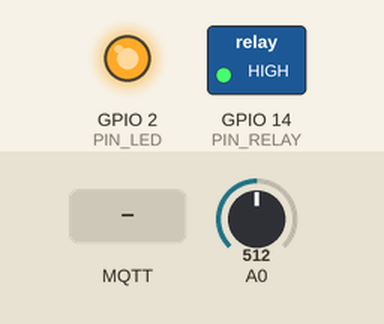
Simulated run of this program. Board: ESP8266 (Wemos D1 mini). Parts: switched loads named in the program (green lamp = pin HIGH), output pins drawn as LEDs (lit = HIGH). The test bench sets the inputs (shaded band); at power-on: A0 = 512. WiFi joins after 1.5 s; servers stay silent unless stated; no MQTT or app messages arrive unless stated; what the program prints to the serial monitor is not drawn.

Above: at 1.7 s.
1.8 s: MQTT message "ON" arrives on the first subscribed topic
At 3.7 s:
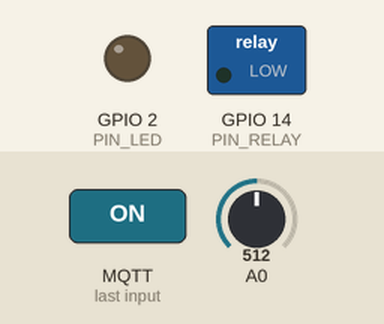
4.0 s: MQTT message "1" arrives on the first subscribed topic
At 5.3 s:
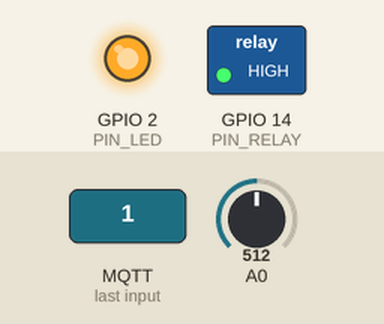
Timing chart, 0 to 7.0 s (numbered marks = the images above; inputs shaded):
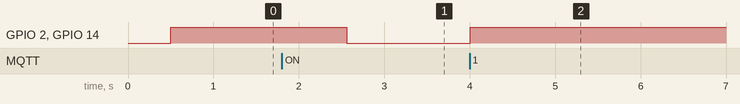

Measured:
- after the input at 1.8 s, GPIO 2 (PIN_LED), GPIO 14 (PIN_RELAY): HIGH → LOW after 0.76 s
- after the input at 4.0 s, GPIO 2 (PIN_LED), GPIO 14 (PIN_RELAY): LOW → HIGH at once

The program:

main.cpp
```cpp
#include <Arduino.h>
#include <ESP8266WiFi.h>
#include <PubSubClient.h>
#include "config.h"

// ─────────────────────────────────────────────────────────────────────
// Globals
// ─────────────────────────────────────────────────────────────────────

WiFiClient   wifiClient;
PubSubClient mqtt(wifiClient);

bool lightOn = false;

unsigned long mqttLastAttempt = 0;
unsigned long wifiLastAttempt = 0;
unsigned long lastLuxAt       = 0;

// ─────────────────────────────────────────────────────────────────────
// Light control
// ─────────────────────────────────────────────────────────────────────

void applyLightState(bool on) {
    lightOn = on;
    digitalWrite(PIN_RELAY, on ? RELAY_ON_LEVEL : !RELAY_ON_LEVEL);
    // Built-in LED mirrors state (active LOW — invert the logic)
    digitalWrite(PIN_LED, on ? LOW : HIGH);
    Serial.printf("[Light] %s\n", on ? "ON" : "OFF");
}

void publishLightState() {
    mqtt.publish(TOPIC_LIGHT_STATE, lightOn ? "ON" : "OFF", /*retain=*/true);
    Serial.printf("[MQTT] %s -> %s\n", TOPIC_LIGHT_STATE, lightOn ? "ON" : "OFF");
}

// ─────────────────────────────────────────────────────────────────────
// MQTT callback — receives room/light/cmd
// ─────────────────────────────────────────────────────────────────────

void onMessage(char *topic, byte *payload, unsigned int length) {
    String msg;
    for (unsigned int i = 0; i < length; i++) msg += (char)payload[i];
    msg.trim();
    Serial.printf("[MQTT] %s <- %s\n", topic, msg.c_str());

    if (String(topic) == TOPIC_LIGHT_CMD) {
        bool wantOn = (msg == "ON");
        if (wantOn != lightOn) {
            applyLightState(wantOn);
            publishLightState();
        }
    }
}

// ─────────────────────────────────────────────────────────────────────
// WiFi
// ─────────────────────────────────────────────────────────────────────

void connectWiFi() {
    if (WiFi.status() == WL_CONNECTED) return;

    unsigned long now = millis();
    if (now - wifiLastAttempt < WIFI_RETRY_MS) return;
    wifiLastAttempt = now;

    Serial.printf("[WiFi] Connecting to %s", WIFI_SSID);
    WiFi.mode(WIFI_STA);
    WiFi.begin(WIFI_SSID, WIFI_PASSWORD);

    unsigned long deadline = millis() + 10000;
    while (WiFi.status() != WL_CONNECTED && millis() < deadline) {
        delay(250);
        Serial.print(".");
    }
    if (WiFi.status() == WL_CONNECTED) {
        Serial.printf("\n[WiFi] Connected — IP: %s  RSSI: %d dBm\n",
                      WiFi.localIP().toString().c_str(), WiFi.RSSI());
    } else {
        Serial.printf("\n[WiFi] Failed — retry in %ds\n", WIFI_RETRY_MS / 1000);
    }
}

// ─────────────────────────────────────────────────────────────────────
// MQTT
// ─────────────────────────────────────────────────────────────────────

void connectMQTT() {
    if (mqtt.connected()) return;
    if (WiFi.status() != WL_CONNECTED) return;

    unsigned long now = millis();
    if (now - mqttLastAttempt < MQTT_RETRY_MS) return;
    mqttLastAttempt = now;

    Serial.printf("[MQTT] Connecting to %s:%d… ", MQTT_BROKER, MQTT_PORT);
    if (mqtt.connect(MQTT_CLIENT_ID)) {
        Serial.printf("OK (uptime %lus)\n", millis() / 1000);
        mqtt.subscribe(TOPIC_LIGHT_CMD);
        // Re-assert current state on reconnect so coordinator stays in sync
        publishLightState();
    } else {
        Serial.printf("failed (rc=%d) — retry in %ds\n",
                      mqtt.state(), MQTT_RETRY_MS / 1000);
    }
}

// ─────────────────────────────────────────────────────────────────────
// Lux sampling
// ─────────────────────────────────────────────────────────────────────

void sampleAndPublishLux() {
    int raw = analogRead(A0);   // 0 (dark) – 1023 (bright)
    char buf[8];
    itoa(raw, buf, 10);
    mqtt.publish(TOPIC_LUX, buf, /*retain=*/true);
    Serial.printf("[MQTT] %s -> %s (raw ADC)\n", TOPIC_LUX, buf);
}

// ─────────────────────────────────────────────────────────────────────
// Setup
// ─────────────────────────────────────────────────────────────────────

void setup() {
    Serial.begin(115200);
    delay(500);

    // Relay + LED
    pinMode(PIN_RELAY, OUTPUT);
    pinMode(PIN_LED,   OUTPUT);
    applyLightState(false); // start with light OFF

    // LDR on A0 — no initialisation needed, analogRead works out of the box
    pinMode(A0, INPUT);
    Serial.printf("[LDR] Initial reading: %d\n", analogRead(A0));

    connectWiFi();
    mqtt.setServer(MQTT_BROKER, MQTT_PORT);
    mqtt.setKeepAlive(MQTT_KEEPALIVE);
    mqtt.setSocketTimeout(MQTT_SOCKET_TMO);
    mqtt.setCallback(onMessage);
    connectMQTT();

    Serial.println("[Boot] ESP8266 light-actuator node ready");
}

// ─────────────────────────────────────────────────────────────────────
// Loop
// ─────────────────────────────────────────────────────────────────────

void loop() {
    connectWiFi();
    connectMQTT();
    mqtt.loop();

    unsigned long now = millis();

    // Sample lux every LUX_INTERVAL_MS
    if (now - lastLuxAt >= LUX_INTERVAL_MS) {
        lastLuxAt = now;
        if (mqtt.connected()) sampleAndPublishLux();
    }

    delay(10);
}
```

config.h
```cpp
#pragma once

// ── WiFi ─────────────────────────────────────────────────────────────
#define WIFI_SSID      "S25 de Isaac"
#define WIFI_PASSWORD  "IsaacMorales"

// ── MQTT (Raspberry Pi local IP) ─────────────────────────────────────
#define MQTT_BROKER    "10.103.27.40"
#define MQTT_PORT      1883
#define MQTT_CLIENT_ID "esp8266-actuator"
#define MQTT_KEEPALIVE 15

// ── MQTT topics ───────────────────────────────────────────────────────
#define TOPIC_LIGHT_CMD   "room/light/cmd"    // subscribed — receives ON/OFF
#define TOPIC_LIGHT_STATE "room/light/state"  // published  — confirms state
#define TOPIC_LUX         "room/lux"          // published  — lux reading

// ── GPIO pins ─────────────────────────────────────────────────────────
// Relay module (most common modules are active LOW)
//   RELAY_ON_LEVEL LOW  → relay energises on LOW  (active-low modules)
//   RELAY_ON_LEVEL HIGH → relay energises on HIGH (active-high modules)
#define PIN_RELAY       14    // D5 on D1 Mini / NodeMCU
#define RELAY_ON_LEVEL  LOW

// Photoresistor (LDR) — wired as voltage divider on the only ADC pin.
//   VCC → LDR → A0 → 10kΩ resistor → GND
// Publishes raw ADC value 0–1023 (0 = dark, 1023 = bright).
// Set LUX_TH in the RPi config.py to match (e.g. 600 means "room is bright enough").

// Built-in LED mirrors the light state (active LOW on most ESP8266 boards)
#define PIN_LED         LED_BUILTIN

// ── Timing ────────────────────────────────────────────────────────────
#define LUX_INTERVAL_MS  500   // how often to sample and publish lux
#define MQTT_RETRY_MS    2000
#define MQTT_SOCKET_TMO  3      // seconds
#define WIFI_RETRY_MS    1000
```
